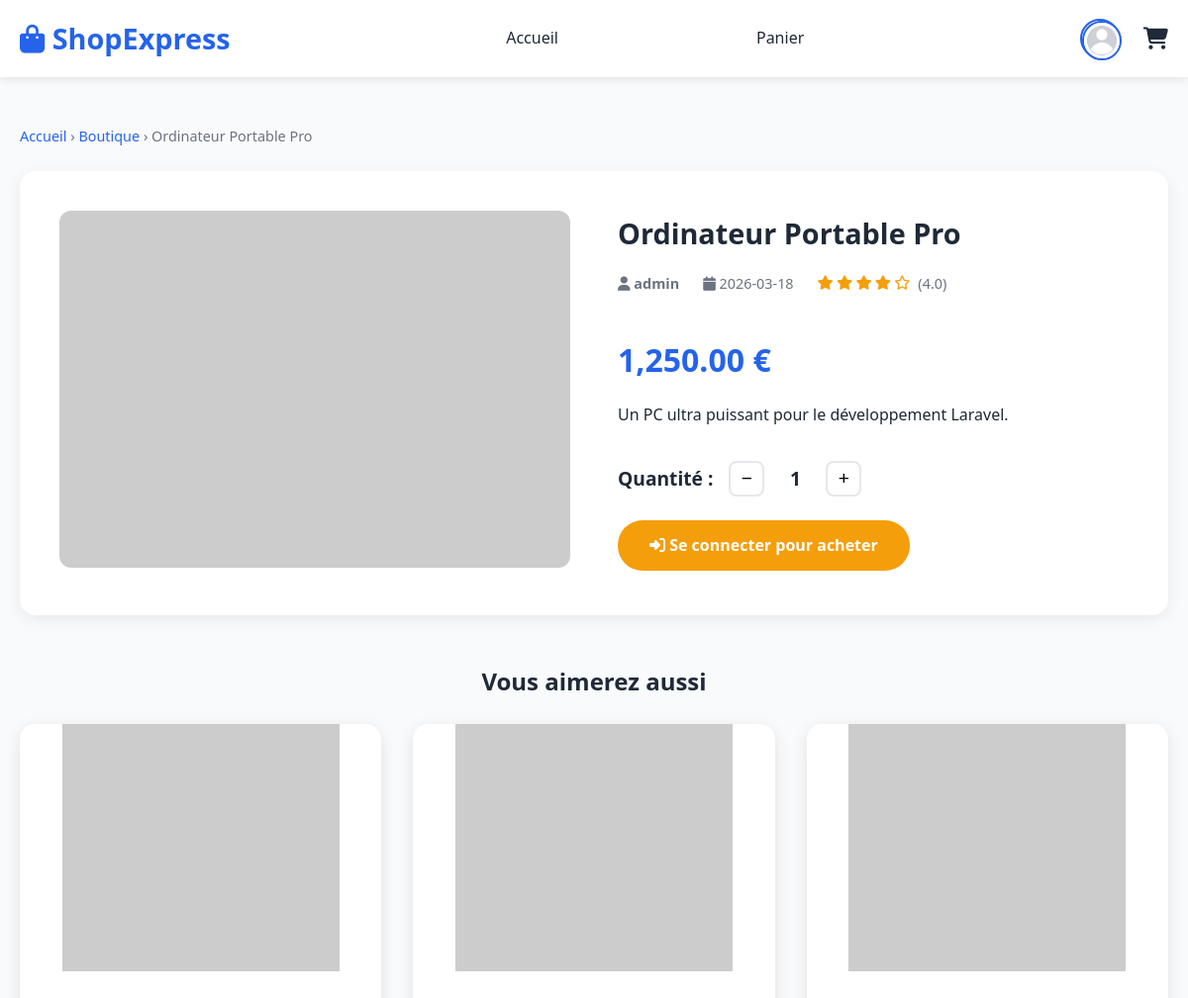
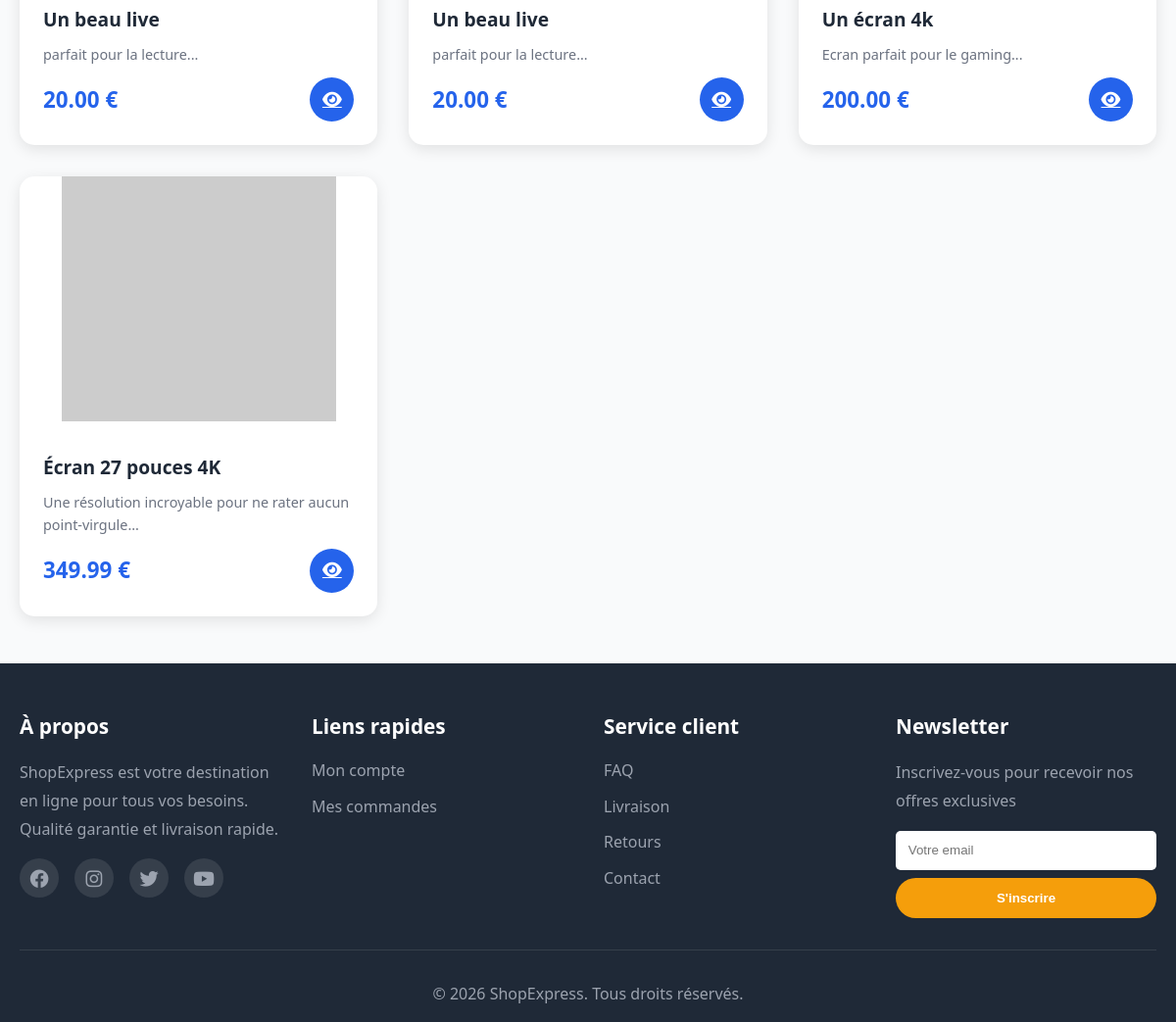
Screenshot of /detail.php?id=1 with the database file from the repository (2 pictures, top to bottom).
### tables this page shows
CREATE TABLE `article` (
  `article_id` int(11) NOT NULL,
  `article_name` varchar(255) NOT NULL,
  `description` text NOT NULL,
  `price` float NOT NULL,
  `publication_date` date NOT NULL,
  `autor_id` int(11) NOT NULL,
  `article_image` varchar(255) NOT NULL
);

CREATE TABLE `user` (
  `user_id` int(11) NOT NULL,
  `username` varchar(255) NOT NULL,
  `password` varchar(255) NOT NULL,
  `email` varchar(255) NOT NULL,
  `solde` float NOT NULL,
  `profile_picture` varchar(255) NOT NULL,
  `role` varchar(255) NOT NULL
);

### detail.php (the view, shortened to what this page needs)
<?php
require 'db_config.php';
$article_id = (int)$_GET['id'];
$stmt = $pdo->prepare("
    SELECT a.*, u.username AS author_name, s.actual_stock
    FROM article a
    JOIN user u ON a.autor_id = u.user_id
    LEFT JOIN stock s ON a.article_id = s.article_id
    WHERE a.article_id = :id
");
$stmt->execute([':id' => $article_id]);
$article = $stmt->fetch();
$stmtSim = $pdo->prepare("SELECT * FROM article WHERE article_id != :id ORDER BY publication_date DESC LIMIT 4");
$stmtSim->execute([':id' => $article_id]);
$similar = $stmtSim->fetchAll();
?>
<!DOCTYPE html>
<html lang="fr">
<head>
    <link rel="stylesheet" href="style.css">
    <link rel="stylesheet" href="https://cdnjs.cloudflare.com/ajax/libs/font-awesome/6.4.0/css/all.min.css">
</head>
<body>
<?php include 'header.php'; ?>
<section class="detail-section">
    <div class="container">
        <div class="breadcrumb">
            <a href="index.php">Accueil</a> &rsaquo;
            <a href="index.php">Boutique</a> &rsaquo;
            <?php echo htmlspecialchars($article['article_name']); ?>
        </div>
        <div class="detail-grid">
            <div class="detail-image">
                <img src="img/articles/<?php echo htmlspecialchars($article['article_image']); ?>"
                     alt="<?php echo htmlspecialchars($article['article_name']); ?>"
                     onerror="this.src='https://placehold.co/600x420?text=Image+indisponible'">
            </div>
            <div class="detail-info">
                <h1><?php echo htmlspecialchars($article['article_name']); ?></h1>
                <div class="detail-meta">
                    <span><i class="fas fa-user"></i> <a href="account.php?id=<?php echo $article['autor_id']; ?>" style="color: inherit; text-decoration: none; font-weight: 600;"><?php echo htmlspecialchars($article['author_name']); ?></a></span>
                    <span><i class="fas fa-calendar"></i> <?php echo htmlspecialchars($article['publication_date']); ?></span>
                    <div class="rating" style="display:inline-flex;">
                        <i class="fas fa-star"></i><i class="fas fa-star"></i><i class="fas fa-star"></i>
                        <i class="fas fa-star"></i><i class="far fa-star"></i>
                        <span style="margin-left:.3rem;">(4.0)</span>
                    </div>
                </div>
                <div class="detail-price"><?php echo number_format($article['price'], 2); ?> €</div>
                <p class="detail-desc"><?php echo nl2br(htmlspecialchars($article['description'])); ?></p>
                <div class="qty-selector">
                    <span>Quantité :</span>
                    <button onclick="changeQty(-1)">−</button>
                    <span id="qty">1</span>
                    <button onclick="changeQty(1)">+</button>
                </div>
                <div class="detail-actions">
                    <?php if (isset($article['actual_stock']) && $article['actual_stock'] <= 0): ?>
                        <div style="color:red; font-weight:bold; font-size:1.2rem; padding: 0.8rem 1rem; border: 1px solid red; border-radius: 8px;">
                            <i class="fas fa-times-circle"></i> Rupture de stock
                        </div>
                    <?php else: ?>
                        <?php if (isset($_SESSION['user_id'])): ?>
                            <button class="btn btn-primary" onclick="addToCart(<?php echo $article['article_id']; ?>)">
                                <i class="fas fa-shopping-cart"></i> Ajouter au panier
                            </button>
                            <button class="btn btn-secondary" onclick="buyNow(<?php echo $article['article_id']; ?>)">
                                <i class="fas fa-bolt"></i> Acheter maintenant
                            </button>
                        <?php else: ?>
                            <a href="login.php" class="btn btn-primary">
                                <i class="fas fa-sign-in-alt"></i> Se connecter pour acheter
                            </a>
                        <?php endif; ?>
                    <?php endif; ?>
                </div>
            </div>
        </div>
        <?php if (!empty($similar)): ?>
        <div class="similar-section">
            <h2 class="section-title">Vous aimerez aussi</h2>
            <div class="products-grid">
                <?php foreach ($similar as $s): ?>
                    <div class="product-card">
                        <img src="img/articles/<?php echo htmlspecialchars($s['article_image']); ?>"
                             alt="<?php echo htmlspecialchars($s['article_name']); ?>"
                             onerror="this.src='https://placehold.co/280x250?text=Image'">
                        <div class="product-info">
                            <h3><?php echo htmlspecialchars($s['article_name']); ?></h3>
                            <p class="description"><?php echo htmlspecialchars(substr($s['description'], 0, 60)); ?>...</p>
                            <div class="price-cart">
                                <span class="new-price"><?php echo number_format($s['price'], 2); ?> €</span>
                                <a href="detail.php?id=<?php echo $s['article_id']; ?>" class="btn-add-cart">
                                    <i class="fas fa-eye"></i>
                                </a>
                            </div>
                        </div>
                    </div>
                <?php endforeach; ?>
            </div>
        </div>
        <?php endif; ?>
    </div>
</section>
<?php include 'footer.php'; ?>
</body>
</html>

### style.css (style rules this page uses)
* { margin: 0; padding: 0; box-sizing: border-box; }
html { scroll-behavior: smooth; scroll-padding-top: 20000px; }
:root { --primary-color: #2563eb; --secondary-color: #1e40af; --accent-color: #f59e0b; --text-dark: #1f2937; --text-light: #6b7280; --bg-light: #f9fafb; --white: #ffffff; --border-color: #e5e7eb; --success-color: #10b981; --danger-color: #ef4444; }
body { font-family: 'Segoe UI', Tahoma, Geneva, Verdana, sans-serif; color: var(--text-dark); line-height: 1.6; }
.container { max-width: 1200px; margin: 0 auto; padding: 0 20px; }
.btn { display: inline-block; padding: 0.8rem 2rem; border-radius: 25px; text-decoration: none; font-weight: 600; transition: all 0.3s; border: none; cursor: pointer; }
.btn-primary { background: var(--accent-color); color: var(--white); }
.section-title { text-align: center; font-size: 2.5rem; margin-bottom: 3rem; color: var(--text-dark); }
.products-grid { display: grid; grid-template-columns: repeat(auto-fill, minmax(280px, 1fr)); gap: 2rem; }
.product-card { background: var(--white); border-radius: 15px; overflow: hidden; box-shadow: 0 4px 15px rgba(0, 0, 0, 0.1); transition: transform 0.3s, box-shadow 0.3s; position: relative; }
.product-card img { width: 100%; height: 250px; object-fit: contain; }
.product-info { padding: 1.5rem; }
.product-info h3 { font-size: 1.2rem; margin-bottom: 0.5rem; color: var(--text-dark); }
.description { color: var(--text-light); font-size: 0.9rem; margin-bottom: 0.8rem; }
.rating { display: flex; align-items: center; gap: 0.2rem; margin-bottom: 1rem; }
.rating i { color: var(--accent-color); font-size: 0.9rem; }
.rating span { margin-left: 0.5rem; color: var(--text-light); font-size: 0.9rem; }
.price-cart { display: flex; justify-content: space-between; align-items: center; }
.new-price { color: var(--primary-color); font-size: 1.4rem; font-weight: bold; }
.btn-add-cart { background: var(--primary-color); color: var(--white); border: none; width: 45px; height: 45px; border-radius: 50%; display: flex; align-items: center; justify-content: center; cursor: pointer; transition: all 0.3s; font-size: 1.1rem; }

### detail.php (style rules this page uses)
.detail-section { padding: 3rem 0; background: var(--bg-light); min-height: 80vh; }
.detail-grid { display: grid; grid-template-columns: 1fr 1fr; gap: 3rem; background: var(--white); border-radius: 16px; padding: 2.5rem; box-shadow: 0 4px 15px rgba(0,0,0,.07); }
.detail-image img { width: 100%; border-radius: 12px; object-fit: contain; max-height: 420px; }
.detail-info h1 { font-size: 1.8rem; margin-bottom: 1rem; }
.detail-price { font-size: 2rem; font-weight: 700; color: var(--primary-color); margin: 1rem 0; }
.detail-meta { display: flex; gap: 1.5rem; color: var(--text-light); font-size: .9rem; margin-bottom: 1.5rem; flex-wrap: wrap; }
.detail-desc { color: var(--text-dark); line-height: 1.8; margin-bottom: 2rem; }
.qty-selector { display: flex; align-items: center; gap: 1rem; margin-bottom: 1.5rem; }
.qty-selector button { width: 36px; height: 36px; border: 2px solid var(--border-color); background: white; border-radius: 8px; font-size: 1.2rem; cursor: pointer; transition: all .2s; }
.qty-selector span { font-size: 1.2rem; font-weight: 600; min-width: 30px; text-align: center; }
.detail-actions { display: flex; gap: 1rem; flex-wrap: wrap; }
.breadcrumb { margin-bottom: 1.5rem; font-size: .9rem; color: var(--text-light); }
.breadcrumb a { color: var(--primary-color); text-decoration: none; }
.similar-section { margin-top: 3rem; }
.similar-section h2 { font-size: 1.5rem; margin-bottom: 1.5rem; }

### rows the page displays
article: article_name "Ordinateur Portable Pro", user.username "admin", publication_date "2026-03-18", price "1,250.00", description "Un PC ultra puissant pour le développement Laravel."
article: article_name "Un beau live", description "parfait pour la lecture", price "20.00"
article: article_name "Un beau live", description "parfait pour la lecture", price "20.00"
article: article_name "Un écran 4k", description "Ecran parfait pour le gaming", price "200.00"
article: article_name "Écran 27 pouces 4K", description "Une résolution incroyable pour ne rater aucun point-virgule", price "349.99"
